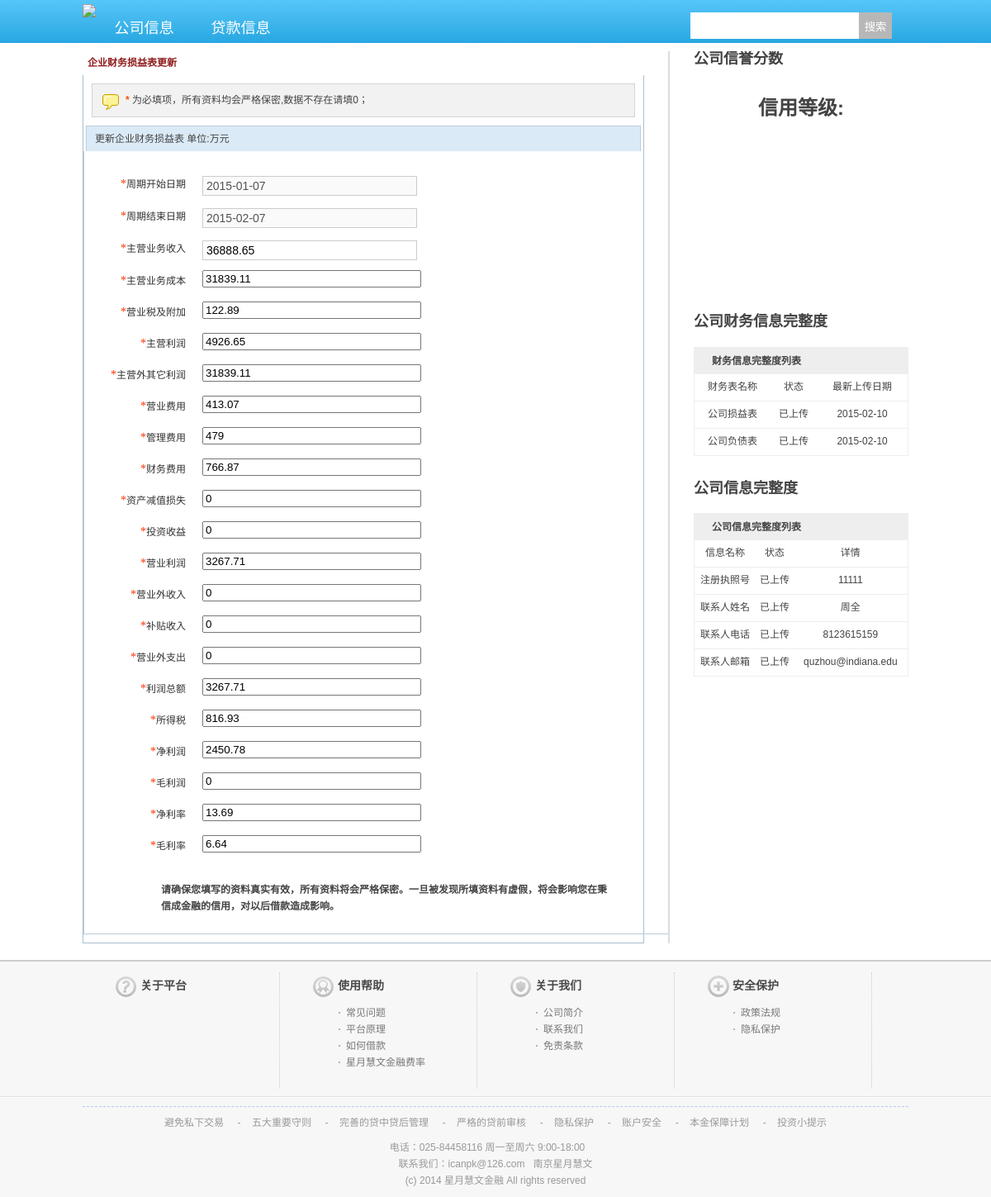
Screenshot of /new_php/bank_member/view_income_statement.php?statementID=2&orgID=2 (signed in) with the database file from the repository.
### tables this page shows
CREATE TABLE `t_income_statement` (
  `statementID` bigint(20) NOT NULL AUTO_INCREMENT,
  `organizationID` bigint(20) NOT NULL,
  `statementDate` date DEFAULT NULL,
  `mainIncome` double DEFAULT NULL,
  `mainCost` double DEFAULT NULL,
  `salesTax` double DEFAULT NULL,
  `mainProfit` double DEFAULT NULL,
  `otherProfit` double DEFAULT NULL,
  `businessCost` double DEFAULT NULL,
  `manageCost` double DEFAULT NULL,
  `financeCost` double DEFAULT NULL,
  `impairmentCost` double DEFAULT NULL,
  `investGain` double DEFAULT NULL,
  `businessProfit` double DEFAULT NULL,
  `otherIncome` double DEFAULT NULL,
  `subsidyIncome` double DEFAULT NULL,
  `otherCost` double DEFAULT NULL,
  `profitTotal` double DEFAULT NULL,
  `incomeTax` double DEFAULT NULL,
  `netProfit` double DEFAULT NULL,
  `grossProfit` double DEFAULT NULL,
  `netMargin` double DEFAULT NULL,
  `grossMargin` double DEFAULT NULL,
  `submissionUser` bigint(20) DEFAULT NULL,
  `file_url` varchar(1000) DEFAULT NULL,
  `startDate` date DEFAULT NULL,
  `endDate` date DEFAULT NULL,
  PRIMARY KEY (`statementID`),
  KEY `organizationID` (`organizationID`),
  KEY `submissionUser` (`submissionUser`),
  CONSTRAINT `t_income_statement_ibfk_1` FOREIGN KEY (`organizationID`) REFERENCES `organization` (`organizationID`),
  CONSTRAINT `t_income_statement_ibfk_2` FOREIGN KEY (`submissionUser`) REFERENCES `users` (`userID`)
);

CREATE TABLE `organization` (
  `organizationID` bigint(20) NOT NULL AUTO_INCREMENT,
  `groupID` tinyint(4) DEFAULT NULL,
  `orgName` varchar(255) DEFAULT NULL,
  `regTime` date DEFAULT NULL,
  `regLocation` varchar(1000) DEFAULT NULL,
  `prodLocation` varchar(1000) DEFAULT NULL,
  `regCapital` double DEFAULT NULL,
  `regLicence` varchar(1000) DEFAULT NULL,
  `regAuthority` varchar(1000) DEFAULT NULL,
  `contactName` varchar(1000) DEFAULT NULL,
  `contactEmail` varchar(1000) DEFAULT NULL,
  `contactPhone` varchar(1000) DEFAULT NULL,
  `appendum` text,
  `organizationKey` varchar(1000) NOT NULL,
  PRIMARY KEY (`organizationID`),
  KEY `groupID` (`groupID`),
  CONSTRAINT `organization_ibfk_1` FOREIGN KEY (`groupID`) REFERENCES `user_group` (`groupID`)
);

### new_php/bank_member/view_income_statement.php (the view, shortened to what this page needs)
<?php
$orgID=$_GET['orgID'];
$org_sql="SELECT * FROM organization WHERE organizationID=".$orgID;
$org_result=mysql_query($org_sql);
$org_row=mysql_fetch_array($org_result);
$regLicence=$org_row['regLicence'];
$contactName=$org_row['contactName'];
$contactEmail=$org_row['contactEmail'];
$contactPhone=$org_row['contactPhone'];
$statementID=$_GET['statementID'];
$statement_query='select * from t_income_statement where statementID='.$statementID;
$statement_result=mysql_query($statement_query);
$statement_row=mysql_fetch_array($statement_result);
?>
<!DOCTYPE html PUBLIC "-//W3C//DTD XHTML 1.0 Transitional//EN" "http://www.w3.org/TR/xhtml1/DTD/xhtml1-transitional.dtd">
<html xmlns="http://www.w3.org/1999/xhtml">
<head>
<link rel="stylesheet" type="text/css" href="css/cd5130c04e21f5fa934eaeb037e9923a.css" />
<link rel="stylesheet" type="text/css" href="css/global.css" />
</head>
<body>
<div id="c_header">
	<div class="head_bottom">
		<div class="wrap">
			<div class="logo">
				<a href=""><img src="images/5433d43e3d768.png"/></a>
			</div>
			<div class="nav">
				<ul>
					<li  class="downnav"><a href="">公司信息</a>
					</li>
					<li class="downnav"><a href="">贷款信息</a>
					</li>
			  </ul>
			</div>
			<div class="menu">
				<div class="search">
				<form name="search" action="" method="get">
					<input class="keyword" type="text" name="keyword"/>
					<input class="submit" type="submit" name="submit" value="搜索"/>
				</form>
				</div>
			</div>
		</div>
	</div>
</div>
<div class="wrap">
<div class="long_uc f_l">
	<div id="dashboard" class="dashboard">
	<ul>
		<li class="current"><a href="">企业财务损益表更新</a></li>
	</ul>
</div>
<div class="uc_r_bl_box clearfix">
<div class="tips mr10 ml10" style="width: auto">
	<span class="f_red b">*</span> 为必填项，所有资料均会严格保密,数据不存在请填0；
</div>
<div class="item_group" style="width: 650px">更新企业财务损益表  单位:万元</div>
<form method="post" action="" name="modify">
<div class="inc wb">
	<div class="inc_main">
			<table width="738px" class="user_info_table">
				<tr>
					<td class="pt10" style="width:460px">
                        <div class="field idno">
							<label for="settings-idno"><span class="red">*</span>周期开始日期</label>
							<input type="text" value="<?php echo $statement_row['startDate'];?>" readonly="readonly" disabled="disabled" class="f-input" id="startDate" name="startDate" size="30" onkeyup="idcheck(this);">
						</div>
                                  <div class="field idno">
							<label for="settings-idno"><span class="red">*</span>周期结束日期</label>
							<input type="text" value="<?php echo $statement_row['endDate'];?>" readonly="readonly" disabled="disabled" class="f-input" id="endDate" name="endDate" size="30" onkeyup="idcheck(this);">
						</div>
						<div class="field mobile">
							<label for="settings-mobile"><span class="red">*</span>主营业务收入</label>
							<input type="text" value="<?php echo $statement_row['mainIncome']?>" class="f-input" id="mainIncome" name="mainIncome" size="30" onkeyup="idcheck(this);" >
						</div>
                        <div class="field mobile">
							<label for="settings-mobile"><span class="red">*</span>主营业务成本</label>
						  <input type="text" value="<?php echo $statement_row['mainCost']?>" id="mainCost" name="mainCost" size="30">
						</div>
						<div class="field mobile">
							<label for="settings-mobile"><span class="red">*</span>营业税及附加</label>
						  <input type="text" value="<?php echo $statement_row['salesTax']?>"  id="salesTax" name="salesTax" size="30">
						</div>
                        <div class="field mobile">
							<label for="settings-mobile"><span class="red">*</span>主营利润</label>
						  <input type="text" value="<?php echo $statement_row['mainProfit']?>"  id="mainProfit" name="mainProfit" size="30">
						</div>
						<div class="field mobile">
							<label for="settings-mobile"><span class="red">*</span>主营外其它利润</label>
						  <input type="text" value="<?php echo $statement_row['mainCost']?>"  id="otherProfit" name="otherProfit" size="30">
						</div>
                        <div class="field mobile">
							<label for="settings-mobile"><span class="red">*</span>营业费用</label>
						  <input type="text" value="<?php echo $statement_row['businessCost']?>"  id="businessCost" name="businessCost" size="30">
						</div>
                        <div class="field mobile">
							<label for="settings-mobile"><span class="red">*</span>管理费用</label>
						  <input type="text" value="<?php echo $statement_row['manageCost']?>"  id="manageCost" name="manageCost" size="30">
						</div>
                        <div class="field mobile">
							<label for="settings-mobile"><span class="red">*</span>财务费用</label>
						  <input type="text" value="<?php echo $statement_row['financeCost']?>"  id="financeCost" name="financeCost" size="30">
						</div>
                         <div class="field mobile">
							<label for="settings-mobile"><span class="red">*</span>资产减值损失</label>
						   <input type="text" value="<?php echo $statement_row['impairmentCost']?>"  id="impairmentCost" name="impairmentCost" size="30">
						</div>
                        <div class="field mobile">
							<label for="settings-mobile"><span class="red">*</span>投资收益</label>
						  <input type="text" value="<?php echo $statement_row['investGain']?>"  id="investGain" name="investGain" size="30">
						</div>
						<div class="field mobile">
							<label for="settings-mobile"><span class="red">*</span>营业利润</label>
						  <input type="text" value="<?php echo $statement_row['businessProfit']?>"  id="businessProfit" name="businessProfit" size="30">
						</div>
                        <div class="field mobile">
							<label for="settings-mobile"><span class="red">*</span>营业外收入</label>
						  <input type="text" value="<?php echo $statement_row['otherIncome']?>"  id="otherIncome" name="otherIncome" size="30">
						</div>
						<div class="field mobile">
							<label for="settings-mobile"><span class="red">*</span>补贴收入</label>
						  <input type="text" value="<?php echo $statement_row['subsidyIncome']?>"  id="subsidyIncome" name="subsidyIncome" size="30">
						</div>
						<div class="field mobile">
							<label for="settings-mobile"><span class="red">*</span>营业外支出</label>
						  <input type="text" value="<?php echo $statement_row['otherCost']?>"  id="otherCost" name="otherCost" size="30">
						</div>
                        <div class="field mobile">
							<label for="settings-mobile"><span class="red">*</span>利润总额</label>
						  <input type="text" value="<?php echo $statement_row['profitTotal']?>"  id="profitTotal" name="profitTotal" size="30">
						</div>
                        <div class="field mobile">
							<label for="settings-mobile"><span class="red">*</span>所得税</label>
						  <input type="text" value="<?php echo $statement_row['incomeTax']?>"  id="incomeTax" name="incomeTax" size="30">
						</div>
                        <div class="field mobile">
							<label for="settings-mobile"><span class="red">*</span>净利润</label>
						  <input type="text" value="<?php echo $statement_row['netProfit']?>"  id="netProfit" name="netProfit" size="30">
						</div>
                        <div class="field mobile">
							<label for="settings-mobile"><span class="red">*</span>毛利润</label>
						  <input type="text" value="<?php echo $statement_row['grossProfit']?>"  id="grossProfit" name="grossProfit" size="30">
						</div>
                        <div class="field mobile">
							<label for="settings-mobile"><span class="red">*</span>净利率</label>
						  <input type="text" value="<?php echo $statement_row['netMargin']?>"  id="netMargin" name="netMargin" size="30">
						</div>
                        <div class="field mobile">
							<label for="settings-mobile"><span class="red">*</span>毛利率</label>
						  <input type="text" value="<?php echo $statement_row['grossMargin']?>"  id="grossMargin" name="grossMargin" size="30">
						</div>
				  </td>
			  </tr>
				<tr>
					<td colspan="2">
						<div class="clearfix b" style="padding: 10px 90px">请确保您填写的资料真实有效，所有资料将会严格保密。一旦被发现所填资料有虚假，将会影响您在秉信成金融的信用，对以后借款造成影响。</div>
					</td>
				</tr>
			</table>
	</div>
</div>
</form>
</div>
</div>
<div class="info f_l">
	<div id="info_grade">
	<h2>公司信誉分数</h2>
    <h1><center>信用等级:</center></h1>
    <div id="chart4" style="width:280px;height:220px;"></div>
	</div>
	<h2>公司财务信息完整度</h2>
	<table id="info_dksp_status" style="border-collapse:collapse;">
		<tr><th colspan="3">财务信息完整度列表</th></tr>
		<tr>
			<td>财务表名称</td>
			<td>状态</td>
			<td>最新上传日期</td>
		</tr>
		<tr>
			<td>公司损益表</td>
			<td><?php
			$statement_result=mysql_query('select * from t_income_statement where organizationID='.$orgID);
			$statement_number=mysql_num_rows($statement_result);
			if($statement_number!=0)
				echo "已上传";
			else
				echo "未上传";
			?></td>
			<td><?php
			$statement_date_result=mysql_query('select MAX(statementDate) from t_income_statement where organizationID='.$orgID);
			$statement_date_row=mysql_fetch_array($statement_date_result);
			echo $statement_date_row['MAX(statementDate)'];
			?></td>
		</tr>
		<tr>
			<td>公司负债表</td>
			<td><?php
			$sheet_result=mysql_query('select * from t_balance_sheet where organizationID='.$orgID);
			$sheet_number=mysql_num_rows($sheet_result);
			if($sheet_number!=0)
				echo "已上传";
			else
				echo "未上传";
			?></td>
			<td><?php
			$sheet_date_result=mysql_query('select MAX(sheetDate) from t_balance_sheet where organizationID='.$orgID);
			$sheet_date_row=mysql_fetch_array($sheet_date_result);
			echo $sheet_date_row['MAX(sheetDate)'];
			?></td></td>
		</tr>
	</table>
	<h2>公司信息完整度</h2>
	<table id="info_dkgl_status" style="border-collapse:collapse;">
		<tr><th colspan="3">公司信息完整度列表</th></tr>
		<tr>
			<td>信息名称</td>
			<td>状态</td>
			<td>详情</td>
		</tr>
		<tr>
			<td>注册执照号</td>
			<td><?php
			if($regLicence!="")
				echo "已上传";
			else
				echo "未上传";?></td>
			<td><?php echo $regLicence;?></td>
		</tr>
		<tr>
			<td>联系人姓名</td>
			<td><?php
			if($contactName!="")
				echo "已上传";
			else
				echo "未上传";?></td>
			<td><?php echo $contactName;?></td>
		</tr>
		<tr>
			<td>联系人电话</td>
			<td><?php
			if($contactPhone!="")
				echo "已上传";
			else
				echo "未上传";?></td>
			<td><?php echo $contactPhone;?></td>
		</tr>
        <tr>
			<td>联系人邮箱</td>
			<td><?php
			if($contactEmail!="")
				echo "已上传";
			else
				echo "未上传";?></td>
			<td>
			<?php echo $contactEmail;?>
            </td>
		</tr>
	</table>
</div>
	</div>
	<div id="ftw">
        <div id="ft">
        	<div class="wrap">
	            <ul class="cf">
	            											<li class="col hp1">
	                    <h3>关于平台</h3>
	                </li>
																				<li class="col hp2">
	                    <h3>使用帮助</h3>
	                    <ul class="sub-list">
																					<li><a href="/index.php?ctl=help&id=8" >常见问题</a></li>
																												<li><a href="/index.php?ctl=aboutp2p" target="_blank">平台原理</a></li>
																												<li><a href="/index.php?ctl=borrow&act=aboutborrow" target="_blank">如何借款</a></li>
																												<li><a href="/index.php?ctl=aboutfee" target="_blank">星月慧文金融费率</a></li>
						</ul>
	                </li>
																				<li class="col hp3">
	                    <h3>关于我们</h3>
	                    <ul class="sub-list">
																					<li><a href="/index.php?ctl=help&id=1" >公司简介</a></li>
																												<li><a href="/index.php?ctl=help&id=5" >联系我们</a></li>
																												<li><a href="/index.php?ctl=help&id=2" >免责条款</a></li>
						</ul>
	                </li>
																				<li class="col hp4">
	                    <h3>安全保护</h3>
	                    <ul class="sub-list">
																					<li><a href="/index.php?ctl=aboutlaws" target="_blank">政策法规</a></li>
																												<li><a href="/index.php?ctl=help&id=3" >隐私保护</a></li>
						</ul>
	                </li>
																					            </ul>
			</div>
			<div class="footer_line"></div>
			<div class="wrap">
					            <div class=copyright>
	            						<div class="tc clearfix">
										<a href="/index.php?ctl=sys&id=39" title="避免私下交易">避免私下交易</a>
										&nbsp;&nbsp;&nbsp;&nbsp;-&nbsp;&nbsp;&nbsp;&nbsp;<a href="/index.php?ctl=sys&id=38" title="五大重要守则">五大重要守则</a>
										&nbsp;&nbsp;&nbsp;&nbsp;-&nbsp;&nbsp;&nbsp;&nbsp;<a href="/index.php?ctl=sys&id=37" title="完善的贷中贷后管理">完善的贷中贷后管理</a>
										&nbsp;&nbsp;&nbsp;&nbsp;-&nbsp;&nbsp;&nbsp;&nbsp;<a href="/index.php?ctl=sys&id=36" title="严格的贷前审核">严格的贷前审核</a>
										&nbsp;&nbsp;&nbsp;&nbsp;-&nbsp;&nbsp;&nbsp;&nbsp;<a href="/index.php?ctl=sys&id=35" title="隐私保护">隐私保护</a>
										&nbsp;&nbsp;&nbsp;&nbsp;-&nbsp;&nbsp;&nbsp;&nbsp;<a href="/index.php?ctl=sys&id=34" title="账户安全">账户安全</a>
										&nbsp;&nbsp;&nbsp;&nbsp;-&nbsp;&nbsp;&nbsp;&nbsp;<a href="/index.php?ctl=sys&id=33" title="本金保障计划">本金保障计划</a>
										&nbsp;&nbsp;&nbsp;&nbsp;-&nbsp;&nbsp;&nbsp;&nbsp;<a href="/index.php?ctl=sys&id=clew" title="投资小提示">投资小提示</a>
										</div>
						            						电话：025-84458116 周一至周六 9:00-18:00
					&nbsp;&nbsp;
					&nbsp;&nbsp;
					<div style="text-align:center;">联系我们：icanpk@126.com &nbsp; 南京星月慧文</div>
<div style="text-align:center;">(c) 2014 星月慧文金融 All rights reserved</div>
	            </div>
        </div>
    </div>
</body>
</html>

### rows the page displays
t_income_statement: startDate "2015-01-07", endDate "2015-02-07", mainIncome "36888.65", mainCost "31839.11", salesTax "122.89", mainProfit "4926.65", otherProfit "31839.11", businessCost "413.07", manageCost "479", financeCost "766.87", impairmentCost "0", investGain "0", businessProfit "3267.71", otherIncome "0", subsidyIncome "0", otherCost "0", profitTotal "3267.71", incomeTax "816.93", netProfit "2450.78", grossProfit "0", netMargin "13.69", grossMargin "6.64"
organization: regLicence "11111", contactName "周全", contactPhone "8123615159", contactEmail "quzhou@indiana.edu"

### other values shown
$statement_date_row['MAX(statementDate)'] "2015-02-10"
$sheet_date_row['MAX(sheetDate)'] "2015-02-10"
